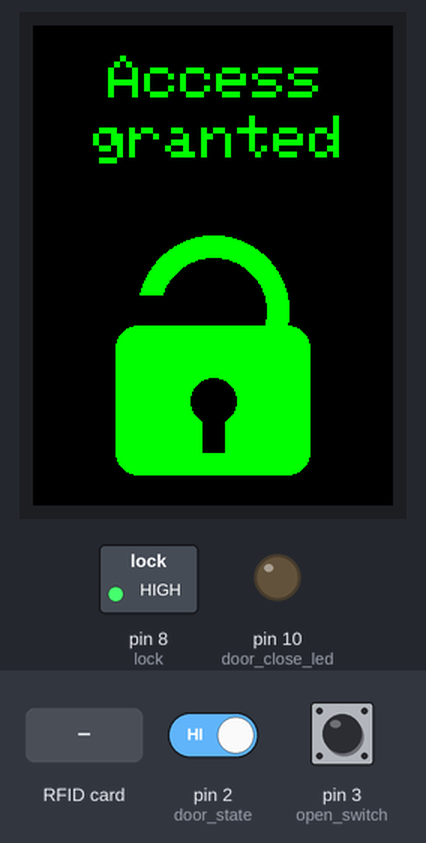
The sketch below on a simulated Arduino Uno, built with avr-gcc and run on an emulated ATmega328P. On the bench: 240×320 colour display, switched loads named in the sketch (green lamp = pin HIGH), output pins drawn as LEDs (lit = HIGH). The test bench sets the inputs (shaded band); at power-on: pin 2 (door_state) HIGH, pin 3 (open_switch) HIGH. What the sketch prints to the serial monitor is not drawn.

Above: at 1.8 s.
1.9 s: pin 2 (door_state) driven LOW
At 4.5 s:
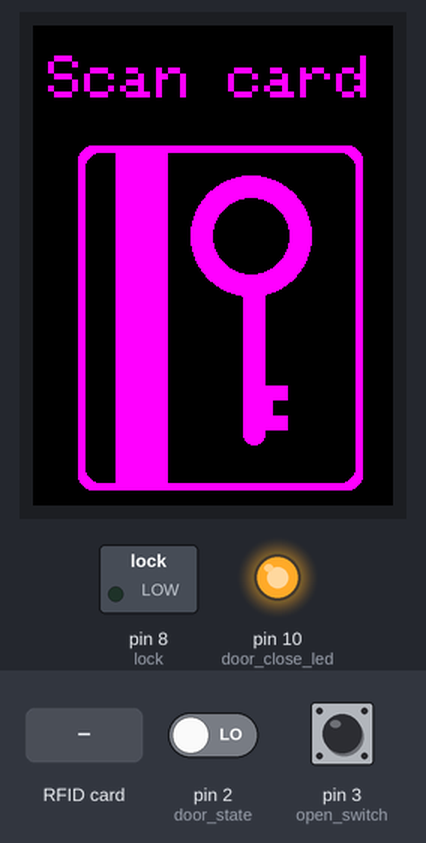
4.9 s: pin 3 (open_switch) pulled LOW for 0.15 s
At 5.4 s:
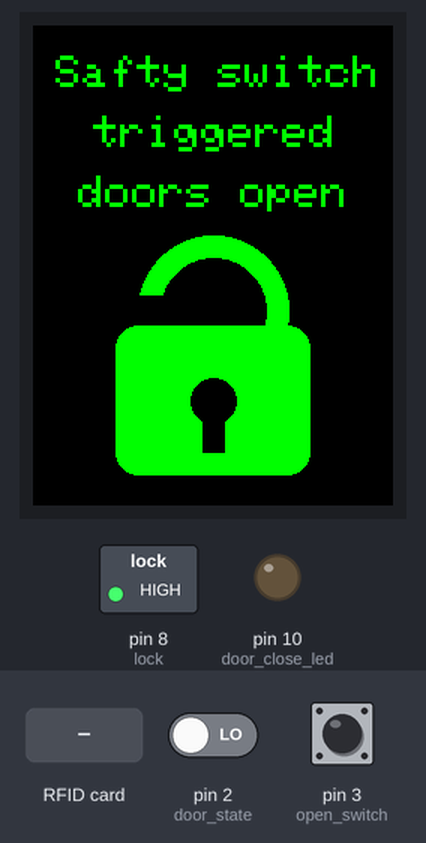
8.0 s: RFID card 5E 7A 19 C4 held to the reader
At 8.6 s:
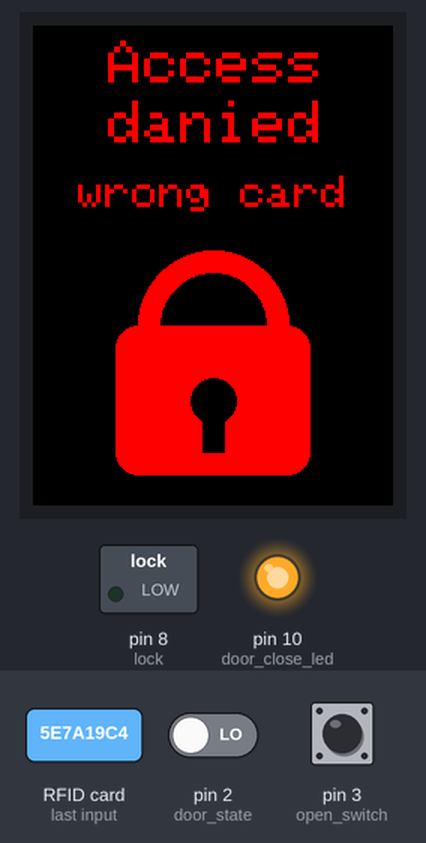
11.0 s: RFID card 23 49 67 A3 held to the reader
At 12.2 s:
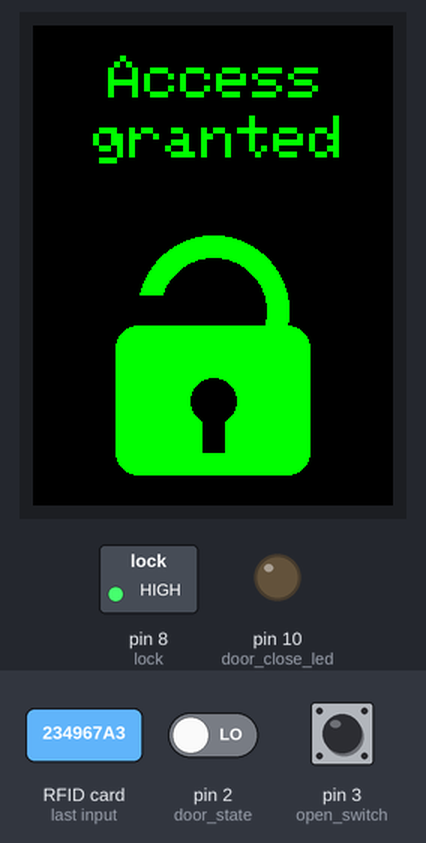
14.0 s: pin 2 (door_state) driven HIGH
At 15.3 s:
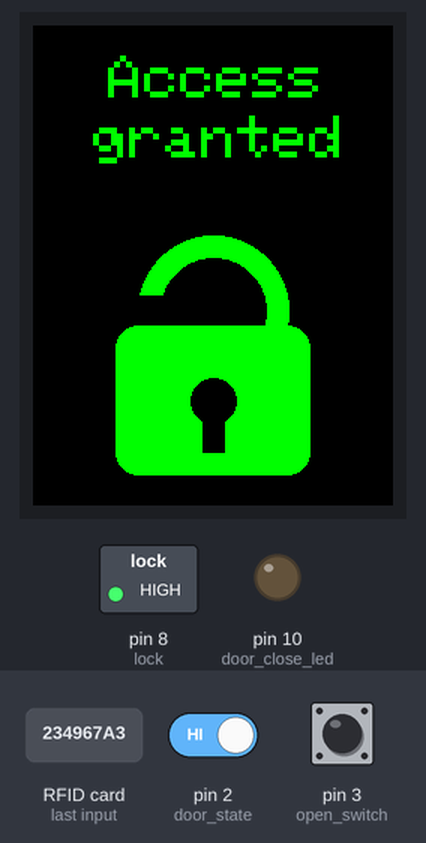
15.6 s: pin 2 (door_state) driven LOW and pin 3 (open_switch) driven LOW
At 18.3 s:
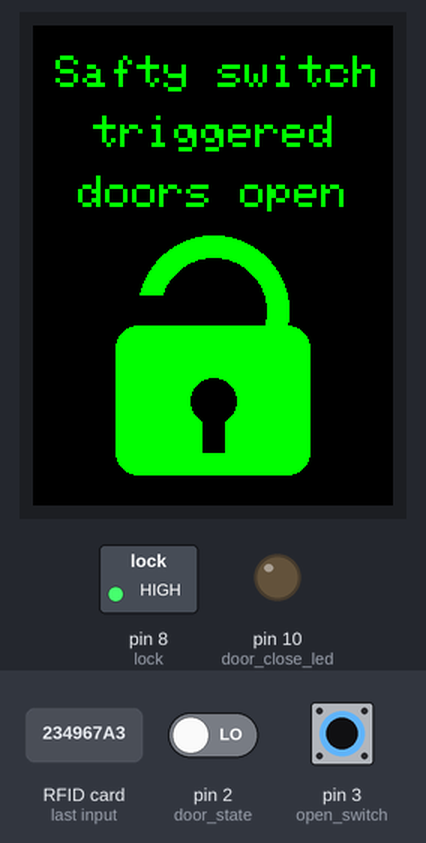
Timing chart, 0 to 19.6 s (numbered marks = the images above; inputs shaded):
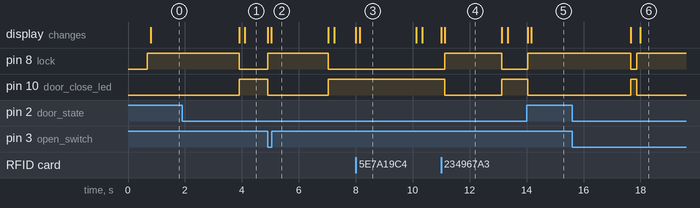

The sketch:

DoorLock_v1.9.ino
```cpp
#include <Wire.h>
#include <PN532_I2C.h>
#include <PN532.h>
#include <NfcAdapter.h>
#include <Adafruit_GFX.h>
#include <Adafruit_ST7789.h>
#include <SPI.h>


#define TFT_CS 6
#define TFT_DC 5
#define TFT_RST 7
#define open_switch 3
#define door_state 2

#define door_close_led 10
#define lock 8  //door_open_led

String card_id = "";

Adafruit_ST7789 tft = Adafruit_ST7789(TFT_CS, TFT_DC, TFT_RST);

PN532_I2C pn532_i2c(Wire);
NfcAdapter nfc = NfcAdapter(pn532_i2c);

//all allowed cards:

String allowedCards[100] = {

  "23 49 67 A3",
  "43 8E 60 A3",
  "73 FD 84 13"

};


void setup() {

  pinMode(open_switch, INPUT_PULLUP);
  pinMode(door_close_led, OUTPUT);
  pinMode(lock, OUTPUT);
  pinMode(door_state, INPUT_PULLUP);

  Serial.begin(9600);
  SPI.begin();
  nfc.begin();

  Serial.println("Door_lock_REMASTERED v1.8");

  tft.init(240, 320);
  tft.fillScreen(ST77XX_BLACK);
  tft.invertDisplay(false);

  zero();

  digitalWrite(door_close_led, HIGH);
}

void loop() {

  if (digitalRead(door_state) == HIGH) {

    digitalWrite(lock, HIGH);
    digitalWrite(door_close_led, LOW);

    granted();
    Serial.println("granted (door open)");


    while (digitalRead(door_state) == HIGH) {
      delay(100);
    }

    delay(2000);

    digitalWrite(lock, LOW);
    digitalWrite(door_close_led, HIGH);

    zero();

  } else {

    if (digitalRead(open_switch) == LOW) {

      digitalWrite(lock, HIGH);
      digitalWrite(door_close_led, LOW);

      switch_granted();
      Serial.println("granted (open switch)");

      delay(2000);

      digitalWrite(lock, LOW);
      digitalWrite(door_close_led, HIGH);

      zero();

    } else {

      if (nfc.tagPresent()) {

        NfcTag tag = nfc.read();
        card_id = tag.getUidString();


        if (checkCard(card_id) == true) {
          granted();
          Serial.println(card_id);
          Serial.println("granted (rfid card)");
          digitalWrite(lock, HIGH);
          digitalWrite(door_close_led, LOW);

          delay(2000);

          digitalWrite(lock, LOW);
          digitalWrite(door_close_led, HIGH);

          zero();

        } else {

          danied();
          delay(2000);
          zero();
        }
      }
    }
  }
}


bool checkCard(String id) {

  for (int i = 0; i < sizeof(allowedCards) / sizeof(allowedCards[0]); i++) {
    if (card_id == allowedCards[i]) {

      return true;
    }
  }
  return false;
}


//graphics:

void zero() {

  tft.setCursor(10, 20);
  tft.fillScreen(ST77XX_BLACK);
  tft.setTextColor(ST77XX_MAGENTA);
  tft.setTextSize(4);
  tft.println("Scan card");

  tft.fillRoundRect(30, 80, 190, 230, 10, ST77XX_MAGENTA);
  tft.fillRoundRect(35, 85, 180, 220, 10, ST77XX_BLACK);
  tft.fillRect(55, 85, 35, 220, ST77XX_MAGENTA);
  tft.fillCircle(145, 140, 40, ST77XX_MAGENTA);
  tft.fillCircle(145, 140, 25, ST77XX_BLACK);
  tft.fillRoundRect(140, 170, 15, 110, 10, ST77XX_MAGENTA);
  tft.fillRect(155, 240, 15, 10, ST77XX_MAGENTA);
  tft.fillRect(155, 260, 15, 10, ST77XX_MAGENTA);
  tft.fillRect(155, 250, 5, 10, ST77XX_MAGENTA);
}

void danied() {

  tft.fillScreen(ST77XX_BLACK);
  tft.setCursor(50, 10);
  tft.setTextColor(ST77XX_RED);
  tft.setTextSize(4);

  tft.println("Access");
  tft.setCursor(50, 50);
  tft.println("danied");
  tft.setTextSize(3.5);
  tft.setCursor(30, 100);
  tft.println("wrong card");

  tft.fillCircle(120, 200, 50, ST77XX_RED);
  tft.fillCircle(120, 200, 35, ST77XX_BLACK);
  tft.fillRoundRect(55, 200, 130, 100, 15, ST77XX_RED);
  tft.fillCircle(120, 250, 15, ST77XX_BLACK);
  tft.fillRect(113, 260, 15, 25, ST77XX_BLACK);
}

void granted() {

  tft.fillScreen(ST77XX_BLACK);
  tft.setCursor(50, 20);
  tft.setTextColor(ST77XX_GREEN);
  tft.setTextSize(4);
  tft.println("Access");
  tft.setCursor(40, 60);
  tft.println("granted");

  tft.fillCircle(120, 190, 50, ST77XX_GREEN);
  tft.fillCircle(120, 190, 35, ST77XX_BLACK);
  tft.fillRect(70, 180, 60, 20, ST77XX_BLACK);
  tft.fillRoundRect(55, 200, 130, 100, 15, ST77XX_GREEN);
  tft.fillCircle(120, 250, 15, ST77XX_BLACK);
  tft.fillRect(113, 260, 15, 25, ST77XX_BLACK);
}


void switch_granted() {

  tft.fillScreen(ST77XX_BLACK);
  tft.setTextColor(ST77XX_GREEN);
  tft.setTextSize(3);
  tft.setTextSize(3);
  tft.setCursor(15, 20);
  tft.println("Safty switch");
  tft.setCursor(40, 60);
  tft.println("triggered");
  tft.setCursor(30, 100);
  tft.println("doors open");

  tft.fillCircle(120, 190, 50, ST77XX_GREEN);
  tft.fillCircle(120, 190, 35, ST77XX_BLACK);
  tft.fillRect(70, 180, 60, 20, ST77XX_BLACK);
  tft.fillRoundRect(55, 200, 130, 100, 15, ST77XX_GREEN);
  tft.fillCircle(120, 250, 15, ST77XX_BLACK);
  tft.fillRect(113, 260, 15, 25, ST77XX_BLACK);
}
```

Measured:
- after the input at 1.9 s, pin 8 (lock): HIGH → LOW after 2.0 s; pin 10 (door_close_led): LOW → HIGH after 2.0 s; the display: first changes after 2.0 s (image 1 shows a later state)
- after the input at 4.9 s, pin 8 (lock): LOW → HIGH at once, → LOW 2.1 s later; pin 10 (door_close_led): HIGH → LOW at once, → HIGH 2.1 s later; the display: first changes at once (image 2 shows a later state)
- after the input at 8.0 s, the display: first changes at once (image 3 shows a later state)
- after the input at 11.0 s, pin 8 (lock): LOW → HIGH after 0.13 s, → LOW 2.0 s later; pin 10 (door_close_led): HIGH → LOW after 0.13 s, → HIGH 2.0 s later; the display: first changes at once (image 4 shows a later state)
- after the input at 14.0 s, pin 8 (lock): LOW → HIGH at once; pin 10 (door_close_led): HIGH → LOW at once; the display: first changes at once (image 5 shows a later state)
- after the input at 15.6 s, pin 8 (lock): HIGH → LOW after 2.1 s, → HIGH 0.20 s later; pin 10 (door_close_led): LOW → HIGH after 2.1 s, → LOW 0.20 s later; the display: first changes after 2.1 s (image 6 shows a later state)
- what the display in image 3 shows lasts 2.0 s, from 8.1 s to 10.1 s
